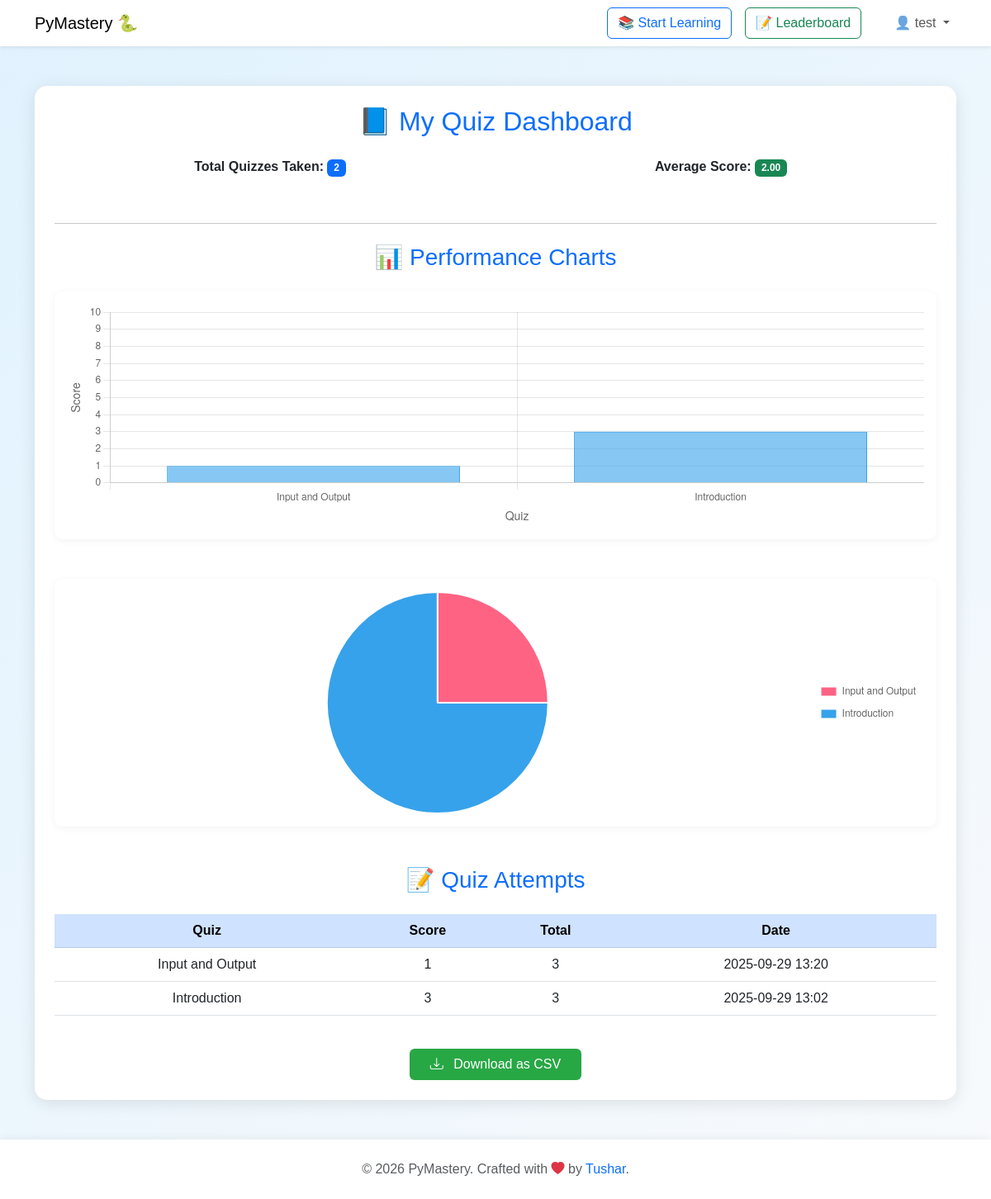
/my-quiz-history/ (signed in), run on an earlier commit of the app's database.
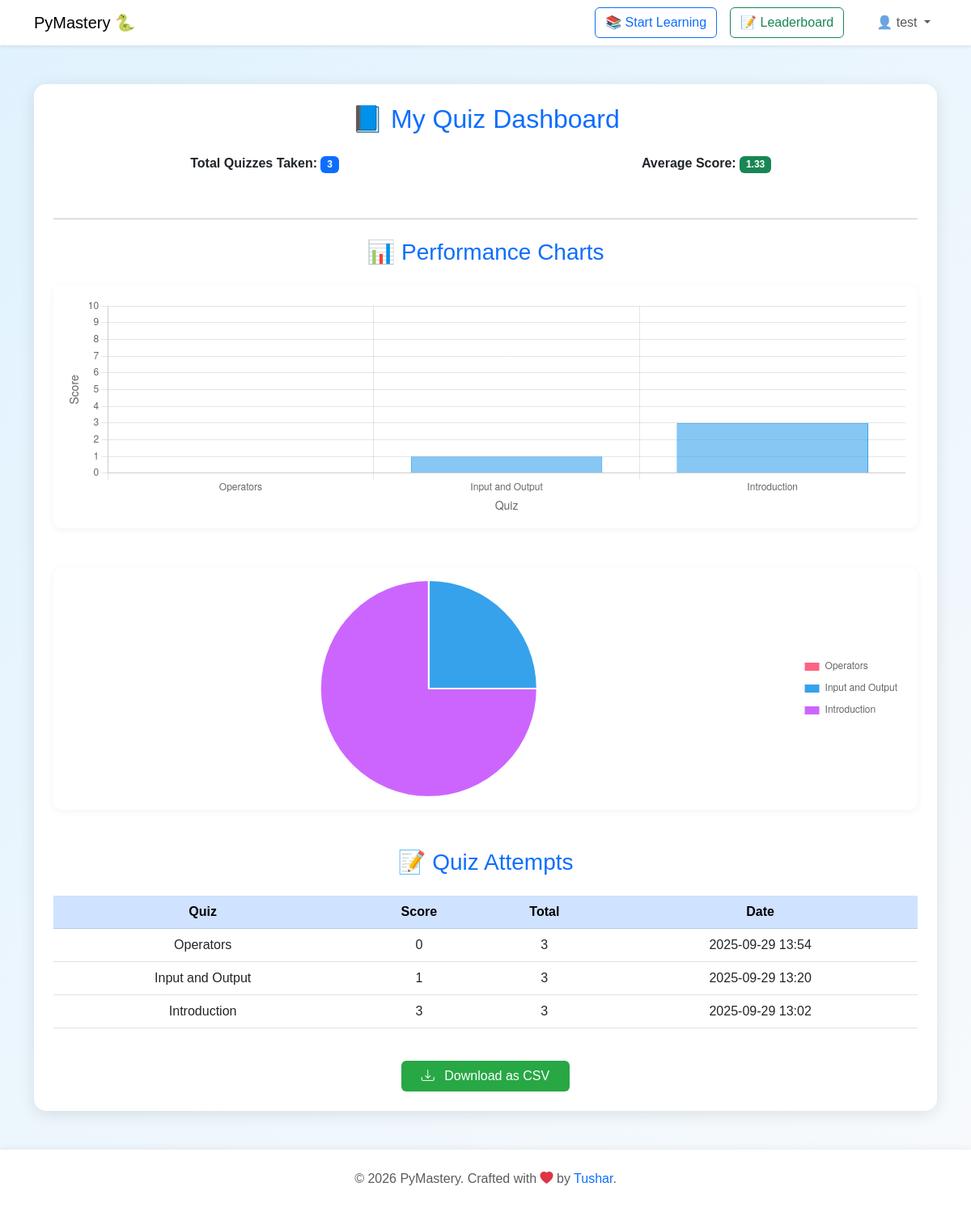
And on a later commit of the database.
### core/models.py (models this page shows, shortened)
class QuizResult(models.Model):
    user = models.ForeignKey(User, on_delete=models.CASCADE)
    lesson = models.ForeignKey(Lesson, on_delete=models.CASCADE)
    difficulty = models.CharField(max_length=20)
    score = models.IntegerField()
    total = models.IntegerField()
    submitted_at = models.DateTimeField(auto_now_add=True)

class Lesson(models.Model):
    course = models.ForeignKey(Course, on_delete=models.CASCADE, related_name='lessons')
    title = models.CharField(max_length=200)
    content = models.TextField()
    order = models.PositiveIntegerField(default=0)

### core/views.py (the view)
# urls.py: path('my-quiz-history/', views.my_quiz_history, name='my_quiz_history'),
@login_required
def my_quiz_history(request):
    results = QuizResult.objects.filter(user=request.user)\
                .select_related('lesson')\
                .order_by('-submitted_at')
    analytics = QuizResult.objects.filter(user=request.user).aggregate(
        avg_score=Avg('score'),
        total_quizzes=Count('id')
    )
    chart_data = [
        {'quiz__title': r.lesson.title, 'score': r.score}
        for r in results
    ]
    results_as_dict = [
        {
            'lesson': {'title': r.lesson.title},
            'score': r.score,
            'total': r.total,
            'submitted_at': r.submitted_at.isoformat()
        }
        for r in results
    ]
    return render(request, 'core/my_quiz_history.html', {
        'results': results,
        'analytics': analytics,
        'chart_data': json.dumps(chart_data, cls=DjangoJSONEncoder),
        'results_json': json.dumps(results_as_dict, cls=DjangoJSONEncoder),  # ✅ Needed for CSV
    })

### core/templates/core/my_quiz_history.html (shortened to what this page needs)
{% load static %}
<!DOCTYPE html>
<html lang="en">
<head>
  <link href="https://cdn.jsdelivr.net/npm/bootstrap@5.3.0/dist/css/bootstrap.min.css" rel="stylesheet" />
  <link href="https://cdn.jsdelivr.net/npm/bootstrap-icons@1.10.5/font/bootstrap-icons.css" rel="stylesheet" />
</head>
<body>
<nav class="navbar navbar-expand-lg navbar-light bg-white shadow-sm">
    <div class="container">
      <a class="navbar-brand" href="{% url 'home' %}">PyMastery 🐍</a>
      <div class="collapse navbar-collapse" id="navbarSupportedContent">
        <ul class="navbar-nav ms-auto mb-2 mb-lg-0 align-items-center">
          <li class="nav-item me-3">
            <a class="btn btn-outline-primary" href="{% url 'course_list' %}">📚 Start Learning</a>
          </li>
          <li class="nav-item me-3">
            <a class="btn btn-outline-success" href="{% url 'leaderboard' %}">📝 Leaderboard</a>
          </li>
            {% if user.is_authenticated %}
            <li class="nav-item dropdown ms-3">
              <a class="nav-link dropdown-toggle" href="#" id="userDropdown" role="button" data-bs-toggle="dropdown" aria-expanded="false">
              👤 {{ user.username }}
              </a>
            </li>
          {% else %}
            <li class="nav-item me-2"><a class="nav-link" href="{% url 'login' %}">Login</a></li>
            <li class="nav-item"><a class="nav-link" href="{% url 'signup' %}">Sign Up</a></li>
          {% endif %}
        </ul>
      </div>
    </div>
  </nav>
<main class="container my-5">
  <div class="card p-4 fade-in">
    <h2 class="text-center text-primary mb-4">📘 My Quiz Dashboard</h2>
    <div class="row text-center mb-4">
      <div class="col-md-6">
        <p class="mb-2"><strong>Total Quizzes Taken:</strong> <span class="badge bg-primary">{{ analytics.total_quizzes }}</span></p>
      </div>
      <div class="col-md-6">
        <p class="mb-2"><strong>Average Score:</strong> <span class="badge bg-success">{{ analytics.avg_score|floatformat:2 }}</span></p>
      </div>
    </div>
    <hr class="my-4">
    <h3 class="text-center text-primary mb-4">📊 Performance Charts</h3>
    <div class="chart-container mb-5" style="height: 300px;">
      <canvas id="scoreBarChart"></canvas>
    </div>
    <div class="chart-container" style="height: 300px;">
      <canvas id="scorePieChart"></canvas>
    </div>
    <h3 class="text-center text-primary mt-5 mb-4">📝 Quiz Attempts</h3>
    <div class="overflow-x-auto">
      <table class="table table-hover align-middle text-center">
        <thead class="table-primary">
          <tr>
            <th>Quiz</th>
            <th>Score</th>
            <th>Total</th>
            <th>Date</th>
          </tr>
        </thead>
        <tbody>
          {% for result in results %}
          <tr data-bs-toggle="tooltip" title="Score: {{ result.score }}/{{ result.total }}">
            <td>{{ result.lesson.title }}</td>
            <td>{{ result.score }}</td>
            <td>{{ result.total }}</td>
            <td>{{ result.submitted_at|date:"Y-m-d H:i" }}</td>
          </tr>
          {% empty %}
          <tr>
            <td colspan="4" class="p-4 text-center text-muted">No quiz attempts found.</td>
          </tr>
          {% endfor %}
        </tbody>
      </table>
    </div>
    <div class="text-center mt-4">
      <button class="btn btn-download px-4" id="downloadBtn">
        <i class="bi bi-download me-2"></i> Download as CSV
      </button>
    </div>
  </div>
</main>
<footer class="text-center py-4">
    <p class="mb-0 text-muted">
      © {% now "Y" %} PyMastery. Crafted with <i class="bi bi-heart-fill text-danger"></i> by
      <a href="https://github.com/tushar-kumar-9354" target="_blank" rel="noopener" class="text-decoration-none text-primary">Tushar</a>.
    </p>
  </footer>
</body>
</html>

### core/templates/core/my_quiz_history.html (style rules this page uses)
body { background: linear-gradient(135deg, #e0f2fe 0%, #f8fafc 100%); min-height: 100vh; font-family: 'Poppins', sans-serif; display: flex; flex-direction: column; }
.container { flex: 1; }
.card { border: none; border-radius: 15px; box-shadow: 0 4px 20px rgba(0, 0, 0, 0.1); transition: transform 0.2s ease; }
.chart-container { background: #fff; border-radius: 10px; padding: 15px; box-shadow: 0 2px 10px rgba(0, 0, 0, 0.05); }
.table th, .table td { vertical-align: middle; }
.btn-download { background-color: #28a745; color: white; transition: background-color 0.3s ease; }
footer { margin-top: auto; background: #ffffff; padding: 1rem 0; box-shadow: 0 -2px 10px rgba(0, 0, 0, 0.05); }
.fade-in { animation: fadeIn 0.8s ease forwards; }

What changed in the data, as far as the page shows it:
added QuizResult: lesson "Operators", score "0", total "3", submitted_at "2025-09-29 13:54"
Also different on the page:
{{ analytics.total_quizzes }}: "2" → "3"
{{ analytics.avg_score|floatformat:2 }}: "2.00" → "1.33"
chart data {{ chart_data|safe }}: [{"quiz__title": "Input and Output", "score": 1}, {"quiz__title": "Introduction", "score": 3}] → [{"quiz__title": "Operators", "score": 0}, {"quiz__title": "Input and Output", "score": 1}, {"quiz__title": "Introduction", "score": 3}]
